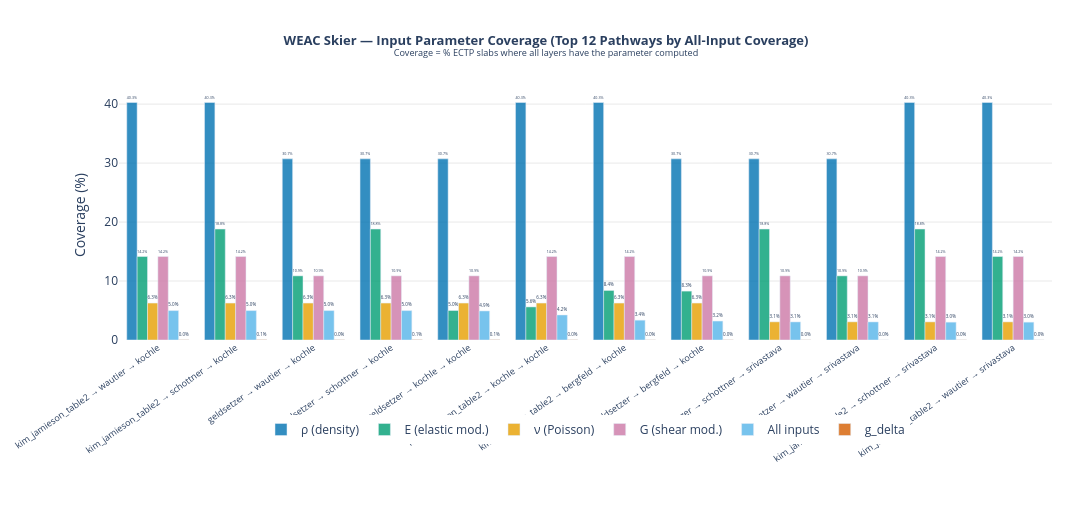

The cell this chart's notebook holds for it:
### Code cell
TOP_N = 12
top_pw = weac_cov.head(TOP_N).copy()
top_pw['label'] = (
    top_pw['density_method'] + ' → ' +
    top_pw['emod_method']    + ' → ' +
    top_pw['nu_method']
)

steps        = ['n_density_ok', 'n_emod_ok', 'n_nu_ok', 'n_G_ok', 'n_all_inputs', 'n_g_delta_ok']
step_labels  = ['ρ (density)', 'E (elastic mod.)', 'ν (Poisson)', 'G (shear mod.)', 'All inputs', 'g_delta']
step_colors  = ['#0072B2',     '#009E73',           '#E69F00',     '#CC79A7',        '#56B4E9',    '#D55E00']

fig = go.Figure()
for step, label, color in zip(steps, step_labels, step_colors):
    vals = (top_pw[step] / total_slabs * 100).tolist()
    fig.add_trace(go.Bar(
        name=label,
        x=top_pw['label'].tolist(),
        y=vals,
        marker_color=rgba(color, 0.80),
        text=[f'{v:.1f}%' for v in vals],
        textposition='outside',
        textfont=dict(size=8),
    ))

fig.update_layout(
    title=dict(
        text=(
            f'<b>WEAC Skier — Input Parameter Coverage (Top {TOP_N} Pathways by All-Input Coverage)</b><br>'
            '<sup>Coverage = % ECTP slabs where all layers have the parameter computed</sup>'
        ),
        x=0.5, xanchor='center', font=dict(size=13),
    ),
    barmode='group',
    xaxis=dict(tickangle=-35, tickfont=dict(size=9)),
    yaxis=dict(title='Coverage (%)', gridcolor='rgba(200,200,200,0.4)'),
    plot_bgcolor='white',
    legend=dict(orientation='h', x=0.5, xanchor='center', y=-0.30),
    width=1100, height=520,
    margin=dict(l=60, r=40, t=90, b=180),
)
fig.show()

### Figure 1 — Plotly figure (JSON) as saved in the notebook; plotly's stock layout.template omitted (floating-point values rounded to 4 significant figures)
{"data": [{"marker": {"color": "rgba(0,114,178,0.8)"}, "name": "ρ (density)", "text": ["40.3%", "40.3%", "30.7%", "30.7%", "30.7%", "40.3%", "40.3%", "30.7%", "30.7%", "30.7%", "40.3%", "40.3%"], "textfont": {"size": 8}, "textposition": "outside", "type": "bar", "x": ["kim_jamieson_table2 → wautier → kochle", "kim_jamieson_table2 → schottner → kochle", "geldsetzer → wautier → kochle", "geldsetzer → schottner → kochle", "geldsetzer → kochle → kochle", "kim_jamieson_table2 → kochle → kochle", "kim_jamieson_table2 → bergfeld → kochle", "geldsetzer → bergfeld → kochle", "geldsetzer → schottner → srivastava", "geldsetzer → wautier → srivastava", "kim_jamieson_table2 → schottner → srivastava", "kim_jamieson_table2 → wautier → srivastava"], "y": [40.27, 40.27, 30.72, 30.72, 30.72, 40.27, 40.27, 30.72, 30.72, 30.72, 40.27, 40.27]}, {"marker": {"color": "rgba(0,158,115,0.8)"}, "name": "E (elastic mod.)", "text": ["14.2%", "18.8%", "10.9%", "18.8%", "5.0%", "5.6%", "8.4%", "8.3%", "18.8%", "10.9%", "18.8%", "14.2%"], "textfont": {"size": 8}, "textposition": "outside", "type": "bar", "x": ["kim_jamieson_table2 → wautier → kochle", "kim_jamieson_table2 → schottner → kochle", "geldsetzer → wautier → kochle", "geldsetzer → schottner → kochle", "geldsetzer → kochle → kochle", "kim_jamieson_table2 → kochle → kochle", "kim_jamieson_table2 → bergfeld → kochle", "geldsetzer → bergfeld → kochle", "geldsetzer → schottner → srivastava", "geldsetzer → wautier → srivastava", "kim_jamieson_table2 → schottner → srivastava", "kim_jamieson_table2 → wautier → srivastava"], "y": [14.16, 18.81, 10.88, 18.81, 5.001, 5.61, 8.399, 8.29, 18.81, 10.88, 18.81, 14.16]}, {"marker": {"color": "rgba(230,159,0,0.8)"}, "name": "ν (Poisson)", "text": ["6.3%", "6.3%", "6.3%", "6.3%", "6.3%", "6.3%", "6.3%", "6.3%", "3.1%", "3.1%", "3.1%", "3.1%"], "textfont": {"size": 8}, "textposition": "outside", "type": "bar", "x": ["kim_jamieson_table2 → wautier → kochle", "kim_jamieson_table2 → schottner → kochle", "geldsetzer → wautier → kochle", "geldsetzer → schottner → kochle", "geldsetzer → kochle → kochle", "kim_jamieson_table2 → kochle → kochle", "kim_jamieson_table2 → bergfeld → kochle", "geldsetzer → bergfeld → kochle", "geldsetzer → schottner → srivastava", "geldsetzer → wautier → srivastava", "kim_jamieson_table2 → schottner → srivastava", "kim_jamieson_table2 → wautier → srivastava"], "y": [6.267, 6.267, 6.267, 6.267, 6.267, 6.267, 6.267, 6.267, 3.079, 3.079, 3.073, 3.073]}, {"marker": {"color": "rgba(204,121,167,0.8)"}, "name": "G (shear mod.)", "text": ["14.2%", "14.2%", "10.9%", "10.9%", "10.9%", "14.2%", "14.2%", "10.9%", "10.9%", "10.9%", "14.2%", "14.2%"], "textfont": {"size": 8}, "textposition": "outside", "type": "bar", "x": ["kim_jamieson_table2 → wautier → kochle", "kim_jamieson_table2 → schottner → kochle", "geldsetzer → wautier → kochle", "geldsetzer → schottner → kochle", "geldsetzer → kochle → kochle", "kim_jamieson_table2 → kochle → kochle", "kim_jamieson_table2 → bergfeld → kochle", "geldsetzer → bergfeld → kochle", "geldsetzer → schottner → srivastava", "geldsetzer → wautier → srivastava", "kim_jamieson_table2 → schottner → srivastava", "kim_jamieson_table2 → wautier → srivastava"], "y": [14.16, 14.16, 10.88, 10.88, 10.88, 14.16, 14.16, 10.88, 10.88, 10.88, 14.16, 14.16]}, {"marker": {"color": "rgba(86,180,233,0.8)"}, "name": "All inputs", "text": ["5.0%", "5.0%", "5.0%", "5.0%", "4.9%", "4.2%", "3.4%", "3.2%", "3.1%", "3.1%", "3.0%", "3.0%"], "textfont": {"size": 8}, "textposition": "outside", "type": "bar", "x": ["kim_jamieson_table2 → wautier → kochle", "kim_jamieson_table2 → schottner → kochle", "geldsetzer → wautier → kochle", "geldsetzer → schottner → kochle", "geldsetzer → kochle → kochle", "kim_jamieson_table2 → kochle → kochle", "kim_jamieson_table2 → bergfeld → kochle", "geldsetzer → bergfeld → kochle", "geldsetzer → schottner → srivastava", "geldsetzer → wautier → srivastava", "kim_jamieson_table2 → schottner → srivastava", "kim_jamieson_table2 → wautier → srivastava"], "y": [4.988, 4.988, 4.988, 4.988, 4.927, 4.243, 3.364, 3.215, 3.066, 3.066, 3.025, 3.025]}, {"marker": {"color": "rgba(213,94,0,0.8)"}, "name": "g_delta", "text": ["0.0%", "0.1%", "0.0%", "0.1%", "0.1%", "0.0%", "0.0%", "0.0%", "0.0%", "0.0%", "0.0%", "0.0%"], "textfont": {"size": 8}, "textposition": "outside", "type": "bar", "x": ["kim_jamieson_table2 → wautier → kochle", "kim_jamieson_table2 → schottner → kochle", "geldsetzer → wautier → kochle", "geldsetzer → schottner → kochle", "geldsetzer → kochle → kochle", "kim_jamieson_table2 → kochle → kochle", "kim_jamieson_table2 → bergfeld → kochle", "geldsetzer → bergfeld → kochle", "geldsetzer → schottner → srivastava", "geldsetzer → wautier → srivastava", "kim_jamieson_table2 → schottner → srivastava", "kim_jamieson_table2 → wautier → srivastava"], "y": [0.04061, 0.06091, 0.04061, 0.06091, 0.05414, 0.04061, 0.02707, 0.03384, 0.02707, 0.006768, 0.02707, 0.01354]}], "layout": {"barmode": "group", "height": 520, "legend": {"orientation": "h", "x": 0.5, "xanchor": "center", "y": -0.3}, "margin": {"b": 180, "l": 60, "r": 40, "t": 90}, "plot_bgcolor": "white", "title": {"font": {"size": 13}, "text": "<b>WEAC Skier — Input Parameter Coverage (Top 12 Pathways by All-Input Coverage)</b><br><sup>Coverage = % ECTP slabs where all layers have the parameter computed</sup>", "x": 0.5, "xanchor": "center"}, "width": 1100, "xaxis": {"tickangle": -35, "tickfont": {"size": 9}}, "yaxis": {"gridcolor": "rgba(200,200,200,0.4)", "title": {"text": "Coverage (%)"}}}}
